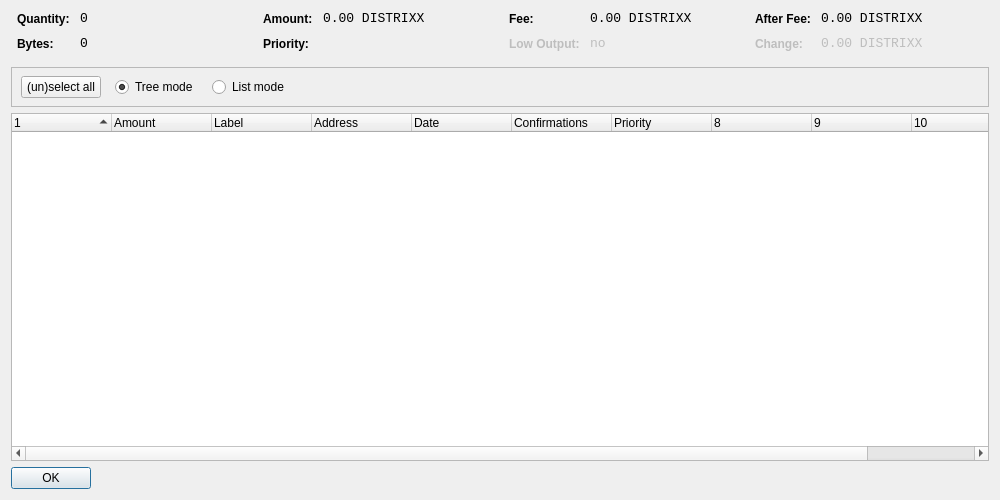
<?xml version="1.0" encoding="UTF-8"?>
<ui version="4.0">
 <class>CoinControlDialog</class>
 <widget class="QDialog" name="CoinControlDialog">
  <property name="geometry">
   <rect>
    <x>0</x>
    <y>0</y>
    <width>1000</width>
    <height>500</height>
   </rect>
  </property>
  <property name="windowTitle">
   <string>Coin Control</string>
  </property>
  <layout class="QVBoxLayout" name="verticalLayout">
   <item>
    <layout class="QHBoxLayout" name="horizontalLayoutTop" stretch="0,0,0,0">
     <property name="topMargin">
      <number>0</number>
     </property>
     <property name="bottomMargin">
      <number>10</number>
     </property>
     <item>
      <layout class="QFormLayout" name="formLayoutCoinControl1">
       <property name="horizontalSpacing">
        <number>10</number>
       </property>
       <property name="verticalSpacing">
        <number>10</number>
       </property>
       <property name="leftMargin">
        <number>6</number>
       </property>
       <property name="rightMargin">
        <number>6</number>
       </property>
       <item row="0" column="0">
        <widget class="QLabel" name="labelCoinControlQuantityText">
         <property name="styleSheet">
          <string notr="true">font-weight:bold;</string>
         </property>
         <property name="text">
          <string>Quantity:</string>
         </property>
        </widget>
       </item>
       <item row="0" column="1">
        <widget class="QLabel" name="labelCoinControlQuantity">
         <property name="font">
          <font>
           <family>Monospace</family>
           <pointsize>10</pointsize>
          </font>
         </property>
         <property name="cursor">
          <cursorShape>IBeamCursor</cursorShape>
         </property>
         <property name="contextMenuPolicy">
          <enum>Qt::ActionsContextMenu</enum>
         </property>
         <property name="text">
          <string notr="true">0</string>
         </property>
         <property name="textInteractionFlags">
          <set>Qt::LinksAccessibleByMouse|Qt::TextSelectableByKeyboard|Qt::TextSelectableByMouse</set>
         </property>
        </widget>
       </item>
       <item row="1" column="0">
        <widget class="QLabel" name="labelCoinControlBytesText">
         <property name="styleSheet">
          <string notr="true">font-weight:bold;</string>
         </property>
         <property name="text">
          <string>Bytes:</string>
         </property>
        </widget>
       </item>
       <item row="1" column="1">
        <widget class="QLabel" name="labelCoinControlBytes">
         <property name="font">
          <font>
           <family>Monospace</family>
           <pointsize>10</pointsize>
          </font>
         </property>
         <property name="cursor">
          <cursorShape>IBeamCursor</cursorShape>
         </property>
         <property name="contextMenuPolicy">
          <enum>Qt::ActionsContextMenu</enum>
         </property>
         <property name="text">
          <string notr="true">0</string>
         </property>
         <property name="textInteractionFlags">
          <set>Qt::LinksAccessibleByMouse|Qt::TextSelectableByKeyboard|Qt::TextSelectableByMouse</set>
         </property>
        </widget>
       </item>
      </layout>
     </item>
     <item>
      <layout class="QFormLayout" name="formLayoutCoinControl2">
       <property name="horizontalSpacing">
        <number>10</number>
       </property>
       <property name="verticalSpacing">
        <number>10</number>
       </property>
       <property name="leftMargin">
        <number>6</number>
       </property>
       <property name="rightMargin">
        <number>6</number>
       </property>
       <item row="0" column="0">
        <widget class="QLabel" name="labelCoinControlAmountText">
         <property name="styleSheet">
          <string notr="true">font-weight:bold;</string>
         </property>
         <property name="text">
          <string>Amount:</string>
         </property>
        </widget>
       </item>
       <item row="0" column="1">
        <widget class="QLabel" name="labelCoinControlAmount">
         <property name="font">
          <font>
           <family>Monospace</family>
           <pointsize>10</pointsize>
          </font>
         </property>
         <property name="cursor">
          <cursorShape>IBeamCursor</cursorShape>
         </property>
         <property name="contextMenuPolicy">
          <enum>Qt::ActionsContextMenu</enum>
         </property>
         <property name="text">
          <string notr="true">0.00 DISTRIXX</string>
         </property>
         <property name="textInteractionFlags">
          <set>Qt::LinksAccessibleByMouse|Qt::TextSelectableByKeyboard|Qt::TextSelectableByMouse</set>
         </property>
        </widget>
       </item>
       <item row="1" column="0">
        <widget class="QLabel" name="labelCoinControlPriorityText">
         <property name="styleSheet">
          <string notr="true">font-weight:bold;</string>
         </property>
         <property name="text">
          <string>Priority:</string>
         </property>
        </widget>
       </item>
       <item row="1" column="1">
        <widget class="QLabel" name="labelCoinControlPriority">
         <property name="font">
          <font>
           <family>Monospace</family>
           <pointsize>10</pointsize>
          </font>
         </property>
         <property name="cursor">
          <cursorShape>IBeamCursor</cursorShape>
         </property>
         <property name="contextMenuPolicy">
          <enum>Qt::ActionsContextMenu</enum>
         </property>
         <property name="text">
          <string/>
         </property>
         <property name="textInteractionFlags">
          <set>Qt::LinksAccessibleByMouse|Qt::TextSelectableByKeyboard|Qt::TextSelectableByMouse</set>
         </property>
        </widget>
       </item>
      </layout>
     </item>
     <item>
      <layout class="QFormLayout" name="formLayoutCoinControl3">
       <property name="horizontalSpacing">
        <number>10</number>
       </property>
       <property name="verticalSpacing">
        <number>10</number>
       </property>
       <property name="leftMargin">
        <number>6</number>
       </property>
       <property name="rightMargin">
        <number>6</number>
       </property>
       <item row="0" column="0">
        <widget class="QLabel" name="labelCoinControlFeeText">
         <property name="styleSheet">
          <string notr="true">font-weight:bold;</string>
         </property>
         <property name="text">
          <string>Fee:</string>
         </property>
        </widget>
       </item>
       <item row="0" column="1">
        <widget class="QLabel" name="labelCoinControlFee">
         <property name="font">
          <font>
           <family>Monospace</family>
           <pointsize>10</pointsize>
          </font>
         </property>
         <property name="cursor">
          <cursorShape>IBeamCursor</cursorShape>
         </property>
         <property name="contextMenuPolicy">
          <enum>Qt::ActionsContextMenu</enum>
         </property>
         <property name="text">
          <string notr="true">0.00 DISTRIXX</string>
         </property>
         <property name="textInteractionFlags">
          <set>Qt::LinksAccessibleByMouse|Qt::TextSelectableByKeyboard|Qt::TextSelectableByMouse</set>
         </property>
        </widget>
       </item>
       <item row="1" column="0">
        <widget class="QLabel" name="labelCoinControlLowOutputText">
         <property name="enabled">
          <bool>false</bool>
         </property>
         <property name="styleSheet">
          <string notr="true">font-weight:bold;</string>
         </property>
         <property name="text">
          <string>Low Output:</string>
         </property>
        </widget>
       </item>
       <item row="1" column="1">
        <widget class="QLabel" name="labelCoinControlLowOutput">
         <property name="enabled">
          <bool>false</bool>
         </property>
         <property name="font">
          <font>
           <family>Monospace</family>
           <pointsize>10</pointsize>
          </font>
         </property>
         <property name="cursor">
          <cursorShape>IBeamCursor</cursorShape>
         </property>
         <property name="contextMenuPolicy">
          <enum>Qt::ActionsContextMenu</enum>
         </property>
         <property name="text">
          <string notr="true">no</string>
         </property>
         <property name="textInteractionFlags">
          <set>Qt::LinksAccessibleByMouse|Qt::TextSelectableByKeyboard|Qt::TextSelectableByMouse</set>
         </property>
        </widget>
       </item>
      </layout>
     </item>
     <item>
      <layout class="QFormLayout" name="formLayoutCoinControl4">
       <property name="horizontalSpacing">
        <number>10</number>
       </property>
       <property name="verticalSpacing">
        <number>10</number>
       </property>
       <property name="leftMargin">
        <number>6</number>
       </property>
       <property name="rightMargin">
        <number>6</number>
       </property>
       <item row="0" column="0">
        <widget class="QLabel" name="labelCoinControlAfterFeeText">
         <property name="styleSheet">
          <string notr="true">font-weight:bold;</string>
         </property>
         <property name="text">
          <string>After Fee:</string>
         </property>
        </widget>
       </item>
       <item row="0" column="1">
        <widget class="QLabel" name="labelCoinControlAfterFee">
         <property name="font">
          <font>
           <family>Monospace</family>
           <pointsize>10</pointsize>
          </font>
         </property>
         <property name="cursor">
          <cursorShape>IBeamCursor</cursorShape>
         </property>
         <property name="contextMenuPolicy">
          <enum>Qt::ActionsContextMenu</enum>
         </property>
         <property name="text">
          <string notr="true">0.00 DISTRIXX</string>
         </property>
         <property name="textInteractionFlags">
          <set>Qt::LinksAccessibleByMouse|Qt::TextSelectableByKeyboard|Qt::TextSelectableByMouse</set>
         </property>
        </widget>
       </item>
       <item row="1" column="0">
        <widget class="QLabel" name="labelCoinControlChangeText">
         <property name="enabled">
          <bool>false</bool>
         </property>
         <property name="styleSheet">
          <string notr="true">font-weight:bold;</string>
         </property>
         <property name="text">
          <string>Change:</string>
         </property>
        </widget>
       </item>
       <item row="1" column="1">
        <widget class="QLabel" name="labelCoinControlChange">
         <property name="enabled">
          <bool>false</bool>
         </property>
         <property name="font">
          <font>
           <family>Monospace</family>
           <pointsize>10</pointsize>
          </font>
         </property>
         <property name="cursor">
          <cursorShape>IBeamCursor</cursorShape>
         </property>
         <property name="contextMenuPolicy">
          <enum>Qt::ActionsContextMenu</enum>
         </property>
         <property name="text">
          <string notr="true">0.00 DISTRIXX</string>
         </property>
         <property name="textInteractionFlags">
          <set>Qt::LinksAccessibleByMouse|Qt::TextSelectableByKeyboard|Qt::TextSelectableByMouse</set>
         </property>
        </widget>
       </item>
      </layout>
     </item>
    </layout>
   </item>
   <item>
    <widget class="QFrame" name="frame">
     <property name="minimumSize">
      <size>
       <width>0</width>
       <height>40</height>
      </size>
     </property>
     <property name="frameShape">
      <enum>QFrame::StyledPanel</enum>
     </property>
     <property name="frameShadow">
      <enum>QFrame::Sunken</enum>
     </property>
     <widget class="QWidget" name="horizontalLayoutWidget">
      <property name="geometry">
       <rect>
        <x>10</x>
        <y>0</y>
        <width>781</width>
        <height>41</height>
       </rect>
      </property>
      <layout class="QHBoxLayout" name="horizontalLayoutPanel" stretch="0,0,0,0,0">
       <property name="spacing">
        <number>14</number>
       </property>
       <item>
        <widget class="QPushButton" name="pushButtonSelectAll">
         <property name="sizePolicy">
          <sizepolicy hsizetype="Maximum" vsizetype="Fixed">
           <horstretch>0</horstretch>
           <verstretch>0</verstretch>
          </sizepolicy>
         </property>
         <property name="text">
          <string>(un)select all</string>
         </property>
        </widget>
       </item>
       <item>
        <widget class="QRadioButton" name="radioTreeMode">
         <property name="sizePolicy">
          <sizepolicy hsizetype="Maximum" vsizetype="Fixed">
           <horstretch>0</horstretch>
           <verstretch>0</verstretch>
          </sizepolicy>
         </property>
         <property name="text">
          <string>Tree mode</string>
         </property>
         <property name="checked">
          <bool>true</bool>
         </property>
        </widget>
       </item>
       <item>
        <widget class="QRadioButton" name="radioListMode">
         <property name="sizePolicy">
          <sizepolicy hsizetype="Maximum" vsizetype="Fixed">
           <horstretch>0</horstretch>
           <verstretch>0</verstretch>
          </sizepolicy>
         </property>
         <property name="text">
          <string>List mode</string>
         </property>
        </widget>
       </item>
       <item>
        <spacer name="horizontalSpacer">
         <property name="orientation">
          <enum>Qt::Horizontal</enum>
         </property>
         <property name="sizeHint" stdset="0">
          <size>
           <width>40</width>
           <height>20</height>
          </size>
         </property>
        </spacer>
       </item>
      </layout>
     </widget>
    </widget>
   </item>
   <item>
    <widget class="CoinControlTreeWidget" name="treeWidget">
     <property name="contextMenuPolicy">
      <enum>Qt::CustomContextMenu</enum>
     </property>
     <property name="sortingEnabled">
      <bool>false</bool>
     </property>
     <property name="columnCount">
      <number>11</number>
     </property>
     <attribute name="headerShowSortIndicator" stdset="0">
      <bool>true</bool>
     </attribute>
     <attribute name="headerStretchLastSection">
      <bool>false</bool>
     </attribute>
     <column>
      <property name="text">
       <string/>
      </property>
     </column>
     <column>
      <property name="text">
       <string>Amount</string>
      </property>
     </column>
     <column>
      <property name="text">
       <string>Label</string>
      </property>
     </column>
     <column>
      <property name="text">
       <string>Address</string>
      </property>
     </column>
     <column>
      <property name="text">
       <string>Date</string>
      </property>
     </column>
     <column>
      <property name="text">
       <string>Confirmations</string>
      </property>
      <property name="toolTip">
       <string>Confirmed</string>
      </property>
     </column>
     <column>
      <property name="text">
       <string>Priority</string>
      </property>
     </column>
     <column>
      <property name="text">
       <string/>
      </property>
     </column>
     <column>
      <property name="text">
       <string/>
      </property>
     </column>
     <column>
      <property name="text">
       <string/>
      </property>
     </column>
     <column>
      <property name="text">
       <string/>
      </property>
     </column>
    </widget>
   </item>
   <item>
    <widget class="QDialogButtonBox" name="buttonBox">
     <property name="sizePolicy">
      <sizepolicy hsizetype="Maximum" vsizetype="Fixed">
       <horstretch>0</horstretch>
       <verstretch>0</verstretch>
      </sizepolicy>
     </property>
     <property name="orientation">
      <enum>Qt::Horizontal</enum>
     </property>
     <property name="standardButtons">
      <set>QDialogButtonBox::Ok</set>
     </property>
    </widget>
   </item>
  </layout>
 </widget>
 <customwidgets>
  <customwidget>
   <class>CoinControlTreeWidget</class>
   <extends>QTreeWidget</extends>
   <header>coincontroltreewidget.h</header>
  </customwidget>
 </customwidgets>
 <resources/>
 <connections/>
</ui>
